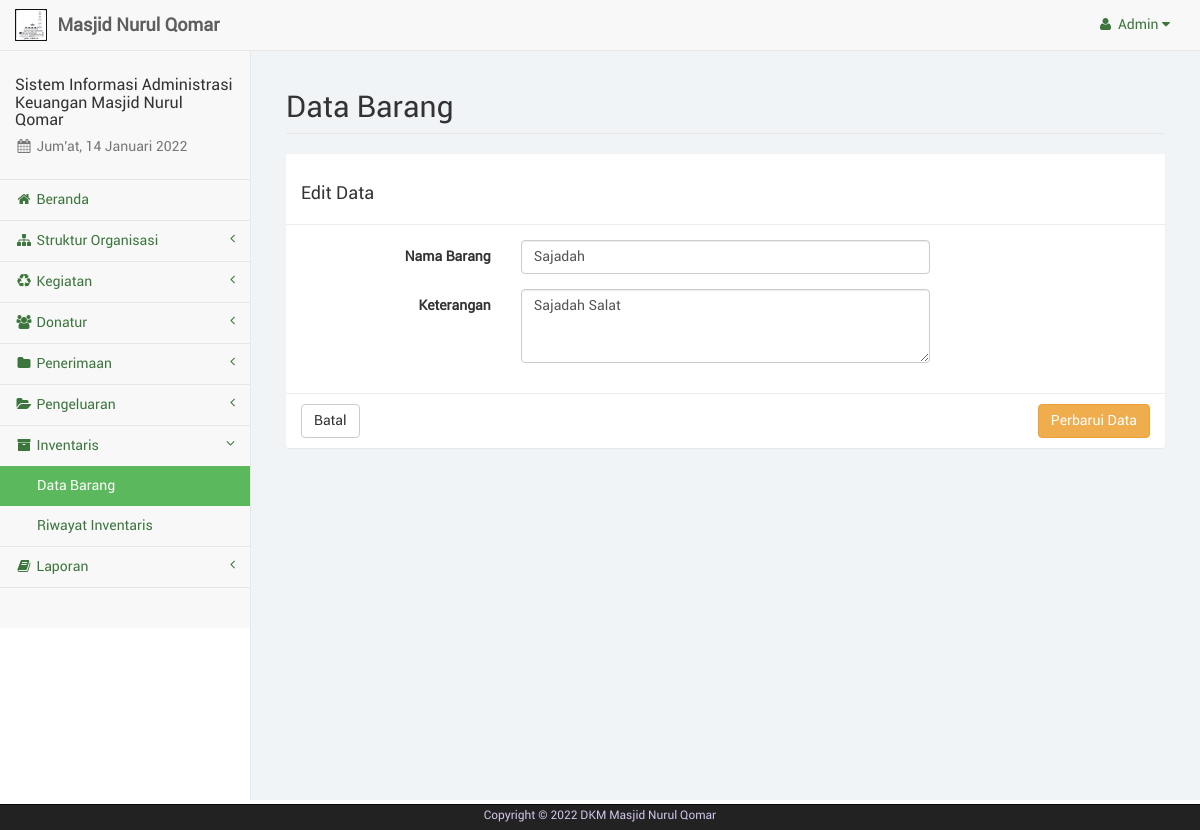
/admin/barang_edit.php?bar=6 (signed in), run on the app's committed database.
### tables this page shows
CREATE TABLE IF NOT EXISTS `pengguna` (
  `id_pengguna` int(4) NOT NULL,
  `username` varchar(15) NOT NULL,
  `password` varchar(25) NOT NULL
);

CREATE TABLE IF NOT EXISTS `barang` (
  `kd_barang` int(4) NOT NULL,
  `nama_barang` varchar(35) NOT NULL,
  `keterangan_barang` varchar(75) NOT NULL
);

### admin/sess_check.php (called while the page is built, shortened)
<?php
	$chk_sess = $_SESSION['user_keuangandkm'];
	include("dist/config/koneksi.php");
	$sql_sess = "SELECT * FROM pengguna WHERE id_pengguna='". $chk_sess ."'";
	$ress_sess = mysqli_query($conn, $sql_sess);
	$row_sess = mysqli_fetch_array($ress_sess);
	$sess_username = $row_sess['username'];
?>

### admin/barang_edit.php (the view, shortened to what this page needs)
<?php
	include("sess_check.php");
	if(isset($_GET['bar'])) {
		$sql = "SELECT * FROM barang WHERE kd_barang='". $_GET['bar'] ."'";
		$ress = mysqli_query($conn, $sql);
		$data = mysqli_fetch_array($ress);
	}
	$pagedesc = "Barang";
	$menuparent = "inventaris";
	include("layout_top.php");
?>
		<div id="page-wrapper">
            <div class="container-fluid">
                <div class="row">
                    <div class="col-lg-12">
                        <h1 class="page-header">Data Barang</h1>
                    </div>
                </div>
				<div class="row">
					<div class="col-lg-12">
						<form class="form-horizontal" action="barang_update.php" method="POST">
							<div class="panel panel-default">
								<div class="panel-heading"><h3>Edit Data</h3></div>
								<div class="panel-body">
									<div class="form-group">
										<label class="control-label col-sm-3">Nama Barang</label>
										<div class="col-sm-6">
											<input type="text" name="nama_barang" class="form-control" placeholder="Nama Barang" value="<?php echo $data['nama_barang'] ?>" required>
										</div>
									</div>
									<div class="form-group">
										<label class="control-label col-sm-3">Keterangan</label>
										<div class="col-sm-6">
											<textarea name="keterangan" class="form-control" placeholder="Keterangan" rows="3" required><?php echo $data['keterangan_barang'] ?></textarea>
										</div>
									</div>
								</div>
								<div class="panel-footer">
									<a href="barang.php" class="btn btn-default">Batal</a>
									<button type="submit" name="perbarui" class="btn btn-warning pull-right">Perbarui Data</button>
								</div>
							</div>
						</form>
					</div>
				</div>
            </div>
        </div>
<?php
	include("layout_bottom.php");
?>

### admin/layout_top.php (shortened to what this page needs)
<?php
	$haries = array("Sunday" => "Minggu", "Monday" => "Senin", "Tuesday" => "Selasa", "Wednesday" => "Rabu", "Thursday" => "Kamis", "Friday" => "Jum'at", "Saturday" => "Sabtu");
	$bulans = array("", "Januari", "Februari", "Maret", "April", "Mei", "Juni", "Juli", "Agustus", "September", "Oktober", "November", "Desember");
	$hari_ini = $haries[date("l")];
	$bulan_ini = $bulans[date("n")];
	$tanggal = date("d");
	$tahun = date("Y");
?>
<!DOCTYPE html>
<html lang="en">
<head>
	<link href="libs/bootstrap/dist/css/bootstrap.min.css" rel="stylesheet">
	<link href="libs/metisMenu/dist/metisMenu.min.css" rel="stylesheet">
    <link href="libs/datatables-plugins/integration/bootstrap/3/dataTables.bootstrap.css" rel="stylesheet">
    <link href="libs/datatables-responsive/css/dataTables.responsive.css" rel="stylesheet">
	<link href="dist/css/sb-admin-2.css" rel="stylesheet">
	<link href="dist/css/offline-font.css" rel="stylesheet">
	<link href="dist/css/custom.css" rel="stylesheet">
	<link href="libs/font-awesome/css/font-awesome.min.css" rel="stylesheet" type="text/css">
</head>
<body>
    <div id="wrapper">
        <nav class="navbar navbar-default navbar-static-top" role="navigation" style="margin-bottom: 0">
            <div class="navbar-header">
				<a class="navbar-brand hidden-xs" href="index.php">
					<img src="libs/images/brand-dkm.png" alt="brand" width="32" class="float-left image-brand">
					<div class="float-right">&nbsp;<strong>Masjid Nurul Qomar</strong></div>
				</a>
			</div>
            <ul class="nav navbar-top-links navbar-right">
				<li class="dropdown dropdown-right">
					<a class="dropdown-toggle" data-toggle="dropdown" href="#">
						<i class="fa fa-user fa-fw"></i>&nbsp;<?php echo ucfirst($sess_username); ?>&nbsp;<i class="fa fa-caret-down"></i>
					</a>
				</li>
			</ul>
            <div class="navbar-default sidebar" role="navigation">
                <div class="sidebar-nav navbar-collapse">
                    <ul class="nav" id="side-menu">
                        <li class="sidebar-search">
							<h4>Sistem Informasi Administrasi Keuangan Masjid Nurul Qomar</h4>
							<h5 class="text-muted"><i class="fa fa-calendar fa-fw"></i>&nbsp;<?php echo $hari_ini.", ".$tanggal." ".$bulan_ini." ".$tahun ?></h5>
						</li>
						<?php
							if($pagedesc == "Serambi") {
								echo '<li><a href="index.php" class="active"><i class="fa fa-home fa-fw"></i>&nbsp;Beranda</a></li>';
							}
							else {
								echo '<li><a href="index.php"><i class="fa fa-home fa-fw"></i>&nbsp;Beranda</a></li>';
							}
							if(isset($menuparent) && $menuparent == "konten_organisasi") {
								echo '<li class="active">';
							}
							else {
								echo '<li>';
							}
						?>
							<a href="#"><i class="fa fa-sitemap fa-fw"></i>&nbsp;Struktur Organisasi<span class="fa arrow"></span></a>
						</li>
						<?php
							if(isset($menuparent) && $menuparent == "kegiatan") {
								echo '<li class="active">';
							}
							else {
								echo '<li>';
							}
						?>
							<a href="#"><i class="fa fa-recycle fa-fw"></i>&nbsp;Kegiatan<span class="fa arrow"></span></a>
						</li>
						<?php
							if(isset($menuparent) && $menuparent == "donatur") {
								echo '<li class="active">';
							}
							else {
								echo '<li>';
							}
						?>
							<a href="#"><i class="fa fa-users fa-fw"></i>&nbsp;Donatur<span class="fa arrow"></span></a>
						</li>
						<?php
							if(isset($menuparent) && $menuparent == "penerimaan") {
								echo '<li class="active">';
							}
							else {
								echo '<li>';
							}
						?>
							<a href="#"><i class="fa fa-folder fa-fw"></i>&nbsp;Penerimaan<span class="fa arrow"></span></a>
						</li>
						<?php
							if(isset($menuparent) && $menuparent == "pengeluaran") {
								echo '<li class="active">';
							}
							else {
								echo '<li>';
							}
						?>
							<a href="#"><i class="fa fa-folder-open fa-fw"></i>&nbsp;Pengeluaran<span class="fa arrow"></span></a>
						</li>
						<?php
							if(isset($menuparent) && $menuparent == "inventaris") {
								echo '<li class="active">';
							}
							else {
								echo '<li>';
							}
						?>
							<a href="#"><i class="fa fa-archive fa-fw"></i>&nbsp;Inventaris<span class="fa arrow"></span></a>
							<ul class="nav nav-second-level">
								<?php
									if($pagedesc == "Barang") {
										echo '<li><a href="barang.php" class="active">Data Barang</a></li>';
									}
									else {
										echo '<li><a href="barang.php">Data Barang</a></li>';
									}
									if($pagedesc == "Inventaris") {
										echo '<li><a href="inventaris.php" class="active">Riwayat Inventaris</a></li>';
									}
									else {
										echo '<li><a href="inventaris.php">Riwayat Inventaris</a></li>';
									}
								?>
							</ul>
						</li>
						<li>
							<a href="#"><i class="fa fa-book fa-fw"></i>&nbsp;Laporan<span class="fa arrow"></span></a>
						</li>
                    </ul>
                </div>
            </div>
        </nav>

### data on the page
pengguna: username "Admin"
barang: nama_barang "Sajadah", keterangan "Sajadah Salat"
